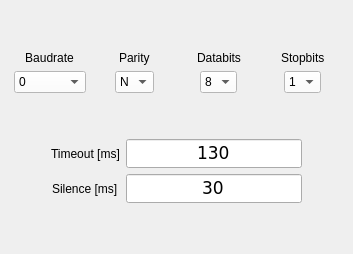
      <widget class="QWidget" name="SERIAL_PORT_0">
       <attribute name="title">
        <string>SERIAL PORT 0</string>
       </attribute>
       <layout class="QVBoxLayout" name="verticalLayout_3">
        <item>
         <layout class="QGridLayout" name="gridLayout_2">
          <property name="spacing">
           <number>6</number>
          </property>
          <item row="0" column="0">
           <spacer name="verticalSpacer_4">
            <property name="orientation">
             <enum>Qt::Vertical</enum>
            </property>
            <property name="sizeHint" stdset="0">
             <size>
              <width>20</width>
              <height>40</height>
             </size>
            </property>
           </spacer>
          </item>
          <item row="2" column="2" alignment="Qt::AlignHCenter">
           <widget class="QComboBox" name="comboBox_Databits_SERIAL_PORT_0">
            <property name="sizePolicy">
             <sizepolicy hsizetype="Fixed" vsizetype="Fixed">
              <horstretch>0</horstretch>
              <verstretch>0</verstretch>
             </sizepolicy>
            </property>
            <property name="styleSheet">
             <string notr="true">background-color: rgb(255, 255, 255);</string>
            </property>
            <property name="currentIndex">
             <number>3</number>
            </property>
            <item>
             <property name="text">
              <string>5</string>
             </property>
            </item>
            <item>
             <property name="text">
              <string>6</string>
             </property>
            </item>
            <item>
             <property name="text">
              <string>7</string>
             </property>
            </item>
            <item>
             <property name="text">
              <string>8</string>
             </property>
            </item>
            <item>
             <property name="text">
              <string>9</string>
             </property>
            </item>
           </widget>
          </item>
          <item row="2" column="3" alignment="Qt::AlignHCenter">
           <widget class="QComboBox" name="comboBox_Stopbits_SERIAL_PORT_0">
            <property name="sizePolicy">
             <sizepolicy hsizetype="Fixed" vsizetype="Fixed">
              <horstretch>0</horstretch>
              <verstretch>0</verstretch>
             </sizepolicy>
            </property>
            <property name="styleSheet">
             <string notr="true">background-color: rgb(255, 255, 255);</string>
            </property>
            <property name="currentIndex">
             <number>0</number>
            </property>
            <item>
             <property name="text">
              <string>1</string>
             </property>
            </item>
            <item>
             <property name="text">
              <string>2</string>
             </property>
            </item>
           </widget>
          </item>
          <item row="2" column="1" alignment="Qt::AlignHCenter">
           <widget class="QComboBox" name="comboBox_Parity_SERIAL_PORT_0">
            <property name="sizePolicy">
             <sizepolicy hsizetype="Fixed" vsizetype="Fixed">
              <horstretch>0</horstretch>
              <verstretch>0</verstretch>
             </sizepolicy>
            </property>
            <property name="styleSheet">
             <string notr="true">background-color: rgb(255, 255, 255);</string>
            </property>
            <item>
             <property name="text">
              <string>N</string>
             </property>
            </item>
            <item>
             <property name="text">
              <string>E</string>
             </property>
            </item>
            <item>
             <property name="text">
              <string>O</string>
             </property>
            </item>
           </widget>
          </item>
          <item row="1" column="1" alignment="Qt::AlignHCenter">
           <widget class="QLabel" name="label_Parity_SERIAL_PORT_0">
            <property name="sizePolicy">
             <sizepolicy hsizetype="Preferred" vsizetype="Fixed">
              <horstretch>0</horstretch>
              <verstretch>0</verstretch>
             </sizepolicy>
            </property>
            <property name="text">
             <string>Parity</string>
            </property>
           </widget>
          </item>
          <item row="1" column="3" alignment="Qt::AlignHCenter">
           <widget class="QLabel" name="label_Stopbits_SERIAL_PORT_0">
            <property name="sizePolicy">
             <sizepolicy hsizetype="Preferred" vsizetype="Fixed">
              <horstretch>0</horstretch>
              <verstretch>0</verstretch>
             </sizepolicy>
            </property>
            <property name="text">
             <string>Stopbits</string>
            </property>
           </widget>
          </item>
          <item row="2" column="0" alignment="Qt::AlignHCenter">
           <widget class="QComboBox" name="comboBox_Baudrate_SERIAL_PORT_0">
            <property name="sizePolicy">
             <sizepolicy hsizetype="Preferred" vsizetype="Preferred">
              <horstretch>0</horstretch>
              <verstretch>0</verstretch>
             </sizepolicy>
            </property>
            <property name="focusPolicy">
             <enum>Qt::NoFocus</enum>
            </property>
            <property name="styleSheet">
             <string notr="true">background-color: rgb(255, 255, 255);</string>
            </property>
            <property name="currentIndex">
             <number>0</number>
            </property>
            <item>
             <property name="text">
              <string>0</string>
             </property>
            </item>
            <item>
             <property name="text">
              <string>2400</string>
             </property>
            </item>
            <item>
             <property name="text">
              <string>4800</string>
             </property>
            </item>
            <item>
             <property name="text">
              <string>9600</string>
             </property>
            </item>
            <item>
             <property name="text">
              <string>19200</string>
             </property>
            </item>
            <item>
             <property name="text">
              <string>38400</string>
             </property>
            </item>
            <item>
             <property name="text">
              <string>57600</string>
             </property>
            </item>
            <item>
             <property name="text">
              <string>115200</string>
             </property>
            </item>
            <item>
             <property name="text">
              <string>225000</string>
             </property>
            </item>
            <item>
             <property name="text">
              <string>230400</string>
             </property>
            </item>
           </widget>
          </item>
          <item row="1" column="0" alignment="Qt::AlignHCenter">
           <widget class="QLabel" name="label_Baudrate_SERIAL_PORT_0">
            <property name="sizePolicy">
             <sizepolicy hsizetype="Fixed" vsizetype="Fixed">
              <horstretch>0</horstretch>
              <verstretch>0</verstretch>
             </sizepolicy>
            </property>
            <property name="styleSheet">
             <string notr="true"/>
            </property>
            <property name="frameShadow">
             <enum>QFrame::Plain</enum>
            </property>
            <property name="text">
             <string>Baudrate</string>
            </property>
            <property name="alignment">
             <set>Qt::AlignCenter</set>
            </property>
            <property name="wordWrap">
             <bool>false</bool>
            </property>
           </widget>
          </item>
          <item row="1" column="2" alignment="Qt::AlignHCenter">
           <widget class="QLabel" name="label_Databits_SERIAL_PORT_0">
            <property name="sizePolicy">
             <sizepolicy hsizetype="Preferred" vsizetype="Fixed">
              <horstretch>0</horstretch>
              <verstretch>0</verstretch>
             </sizepolicy>
            </property>
            <property name="text">
             <string>Databits</string>
            </property>
           </widget>
          </item>
          <item row="3" column="0">
           <spacer name="verticalSpacer_5">
            <property name="orientation">
             <enum>Qt::Vertical</enum>
            </property>
            <property name="sizeHint" stdset="0">
             <size>
              <width>20</width>
              <height>40</height>
             </size>
            </property>
           </spacer>
          </item>
         </layout>
        </item>
        <item>
         <layout class="QGridLayout" name="gridLayout_3">
          <item row="0" column="0">
           <spacer name="horizontalSpacer_2">
            <property name="orientation">
             <enum>Qt::Horizontal</enum>
            </property>
            <property name="sizeHint" stdset="0">
             <size>
              <width>40</width>
              <height>20</height>
             </size>
            </property>
           </spacer>
          </item>
          <item row="1" column="3">
           <spacer name="horizontalSpacer">
            <property name="orientation">
             <enum>Qt::Horizontal</enum>
            </property>
            <property name="sizeHint" stdset="0">
             <size>
              <width>40</width>
              <height>20</height>
             </size>
            </property>
           </spacer>
          </item>
          <item row="1" column="1" alignment="Qt::AlignHCenter">
           <widget class="QLabel" name="label_Silence_SERIAL_PORT_0">
            <property name="text">
             <string>Silence [ms]</string>
            </property>
           </widget>
          </item>
          <item row="0" column="1" alignment="Qt::AlignHCenter">
           <widget class="QLabel" name="label_Timeout_SERIAL_PORT_0">
            <property name="text">
             <string>Timeout [ms]</string>
            </property>
           </widget>
          </item>
          <item row="2" column="1">
           <spacer name="verticalSpacer_6">
            <property name="orientation">
             <enum>Qt::Vertical</enum>
            </property>
            <property name="sizeHint" stdset="0">
             <size>
              <width>20</width>
              <height>40</height>
             </size>
            </property>
           </spacer>
          </item>
          <item row="0" column="2">
           <widget class="QLineEdit" name="lineEdit_Timeout_SERIAL_PORT_0">
            <property name="sizePolicy">
             <sizepolicy hsizetype="Preferred" vsizetype="Fixed">
              <horstretch>0</horstretch>
              <verstretch>0</verstretch>
             </sizepolicy>
            </property>
            <property name="font">
             <font>
              <family>DejaVu Sans</family>
              <pointsize>13</pointsize>
              <weight>50</weight>
              <italic>false</italic>
              <bold>false</bold>
             </font>
            </property>
            <property name="focusPolicy">
             <enum>Qt::StrongFocus</enum>
            </property>
            <property name="text">
             <string>130</string>
            </property>
            <property name="alignment">
             <set>Qt::AlignCenter</set>
            </property>
           </widget>
          </item>
          <item row="1" column="2">
           <widget class="QLineEdit" name="lineEdit_Silence_SERIAL_PORT_0">
            <property name="sizePolicy">
             <sizepolicy hsizetype="Preferred" vsizetype="Fixed">
              <horstretch>0</horstretch>
              <verstretch>0</verstretch>
             </sizepolicy>
            </property>
            <property name="font">
             <font>
              <family>DejaVu Sans</family>
              <pointsize>13</pointsize>
              <weight>50</weight>
              <italic>false</italic>
              <bold>false</bold>
             </font>
            </property>
            <property name="focusPolicy">
             <enum>Qt::StrongFocus</enum>
            </property>
            <property name="text">
             <string>30</string>
            </property>
            <property name="alignment">
             <set>Qt::AlignCenter</set>
            </property>
           </widget>
          </item>
         </layout>
        </item>
       </layout>
      </widget>
